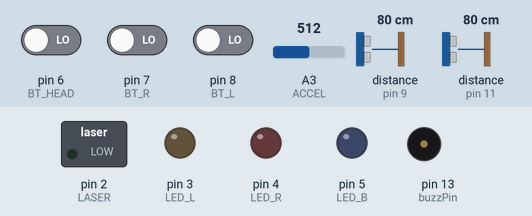
This sketch was run on a simulated Arduino Uno, built with avr-gcc and run on an emulated ATmega328P. On the bench: switched loads named in the sketch (green lamp = pin HIGH), output pins drawn as LEDs (lit = HIGH), buzzer (waves = sounding). Wiring (inferred from the names in the program): 2 × ultrasonic range finder: trigger pin 10, echo pin 9 / trigger pin 12, echo pin 11. The inputs (shaded band) are chosen by the test bench; at power-on: distance to the obstacle (sensors on pin 9, pin 11) 80 cm, pin 7 (BT_R) LOW, A3 (ACCEL) = 512, pin 6 (BT_HEAD) LOW, pin 8 (BT_L) LOW. The echo pulse lasts 58.3 µs per cm; pins used as bus, display or sensor lines are not drawn.

Above: at 0.15 s.
At 1.2 s:
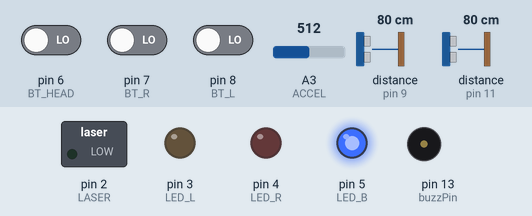
1.3 s: distance to the obstacle (sensor on pin 9) set to 12 cm
2.8 s: distance to the obstacle (sensor on pin 9) set to 9 cm
5.8 s: pin 7 (BT_R) driven HIGH
At 6.65 s:
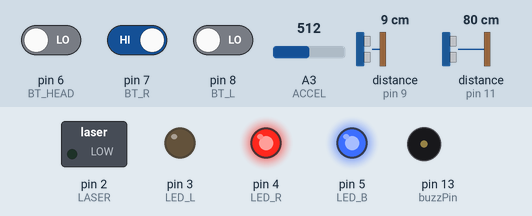
Timing chart, 0 to 7.4 s (numbered marks = the images above; inputs shaded):
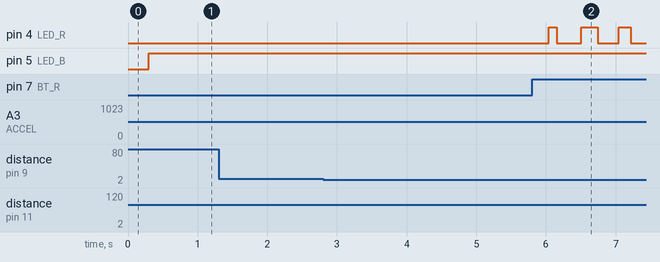

The sketch:

ver4.ino
```cpp
  /*
   * —————————————————————————— *
   *   accel_x         ---- A0     VIN ---
   *   accel_z         ---- A1     VCC ---
   *                   ---- A2     GND ---
   *                   ---- A3     RES ---
   *                   ---- A4     14 ----
   *                   ---- A5     13 ---- Buzzer
   *                   ---- A6     12 ---- PING_R_TRIG   green
   *                   ----  0     11 ---- PING_R_ECHO   yel
   *                   ----  1     10 ---- PING_L_TRIG   green
   *             Laser ---- ~2      9 ---- PING_L_ECHO   yel
   *    purple   LED_L ---- ~3      8 ---- BT_L
   *    blue     LED_B ---- ~4      7 ---- BT_R
   *    orange   LED_R ---- ~5      6 ---- BT_HEAD
   *
   * —————————————————————————— *
   *    battery 4V
   *    laser 2.3V
   * —————————————————————————— *
   */

const int LASER = 2, LED_L = 3, LED_R = 4, LED_B = 5;
const int BT_L = 8, BT_R = 7, BT_HEAD = 6;
const int PING_L_ECHO = 9, PING_L_TRIG = 10, PING_R_ECHO = 11, PING_R_TRIG = 12;
const int ACCEL = 3, ACCEL_THRES=30, CORRECTION_VAL = 0;
const int buzzPin=13, distanceThres=10;

const bool LEFT = false, RIGHT = true;

int turning_time = 500;

int turning_l = false, turning_r = false;
int timer = 0, l_bt_timer = 0, r_bt_timer = 0, head_bt_timer = 0;
bool head_bt_released = false;
int accel;
int Ldistance,Rdistance;
void setup() {
  pinMode(LASER, OUTPUT); pinMode(LED_L, OUTPUT); pinMode(LED_R, OUTPUT); pinMode(LED_B, OUTPUT);
  pinMode(BT_L, INPUT); pinMode(BT_L, INPUT); pinMode(BT_HEAD, INPUT);
  pinMode(PING_L_ECHO, INPUT); pinMode(PING_L_TRIG, OUTPUT); pinMode(PING_R_ECHO, INPUT); pinMode(PING_R_TRIG, OUTPUT);
}

void loop() {
  //Proximity alarm
  if(timer % 100 == 0){
      int trig, echo;
      trig = PING_L_TRIG; echo = PING_L_ECHO;
      // Serial.print("Distance @ left: ");
      digitalWrite(trig, LOW);    delayMicroseconds(2);
      digitalWrite(trig, HIGH);   delayMicroseconds(10);
      digitalWrite(trig, LOW);
      Ldistance = pulseIn(echo, HIGH) / 58;
      // Serial.println(Ldistance);
      trig = PING_R_TRIG; echo = PING_R_ECHO;
      // Serial.print("Distance @ right: ");
      digitalWrite(trig, LOW);    delayMicroseconds(2);
      digitalWrite(trig, HIGH);   delayMicroseconds(10);
      digitalWrite(trig, LOW);
      Rdistance = pulseIn(echo, HIGH) / 58;
      // Serial.println(Rdistance);

  }

  if(Rdistance<distanceThres || Ldistance <distanceThres) {
    tone(buzzPin, 2000, 1);
  }

  //Turn Signals
  if(digitalRead(BT_L)){
    l_bt_timer ++;
    Serial.println("button pressed");
  } else {
    l_bt_timer = 0;
  }

  if(digitalRead(BT_R)){
    r_bt_timer ++;
  } else {
    r_bt_timer = 0;
  }
  if(digitalRead(BT_HEAD)){
    head_bt_timer ++;
    head_bt_released = false;
  } else {
    head_bt_released = true;
  }

  if(l_bt_timer > 200 && r_bt_timer == 0){
    turning_l = !turning_l;
    turning_r = false;
    l_bt_timer = 0;
  }
  if(r_bt_timer > 200 && l_bt_timer == 0){
    turning_r = !turning_r;
    turning_l = false;
    r_bt_timer = 0;
    Serial.println("Turning right");
  }
  if(l_bt_timer > 1000 && r_bt_timer > 1000){
    // TODO: emergency
  }

  if(head_bt_released) {
    if(head_bt_timer > 1000) {
      // TODO: toggle laser
    } else {
      // TODO: toggle headlight
    }
    head_bt_timer = 0;
  }
  if(turning_l){
    if(timer < turning_time / 2){
      analogWrite(LED_L, 150);
      Serial.println("tuning time");
      Serial.println(turning_time / 2);
    } else {
      digitalWrite(LED_L, LOW);
    }
  }else{
    digitalWrite(LED_L, LOW);
  }
  if(turning_r){
    if(timer < turning_time / 2){
      analogWrite(LED_R, 150);
    } else {
      digitalWrite(LED_R, LOW);
    }
  }else{
    digitalWrite(LED_R, LOW);
  }
  timer ++;
  if(timer > turning_time){
    timer = 0;
  }
  analogWrite(LASER, 20);
  delay(1);

  //Brake Lights
  if(timer % 250==0)
  {
    accel = analogRead(ACCEL) - CORRECTION_VAL;
    Serial.println(accel);
    if(accel>ACCEL_THRES)
    {
      digitalWrite(LED_B,HIGH);
    }else{
      digitalWrite(LED_B, LOW);
    }
  }
}
```
